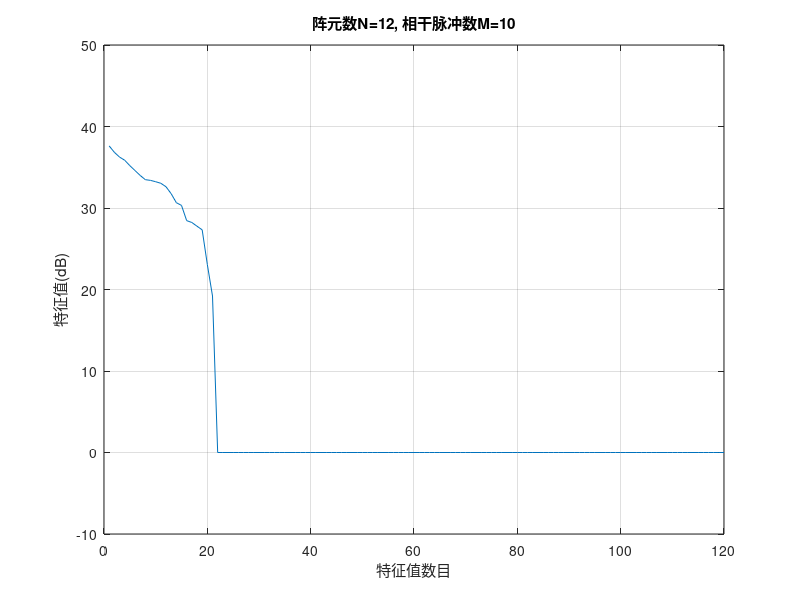
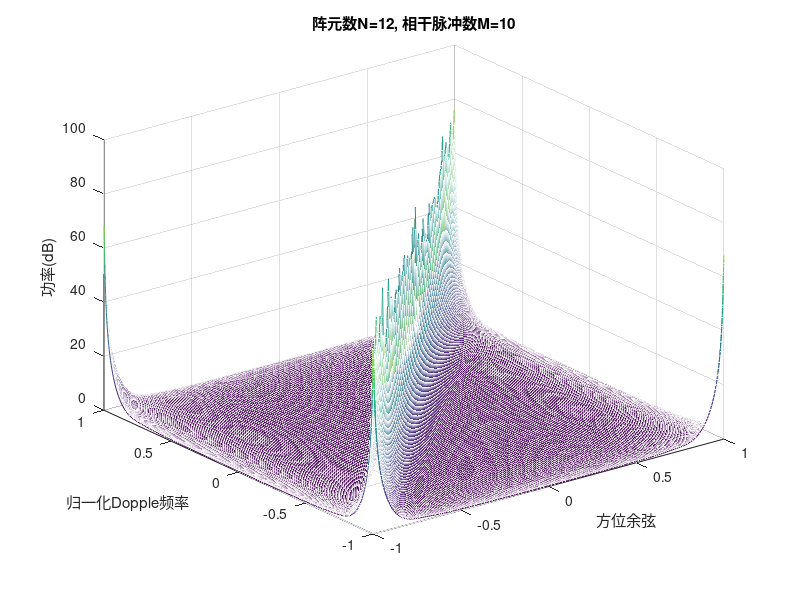
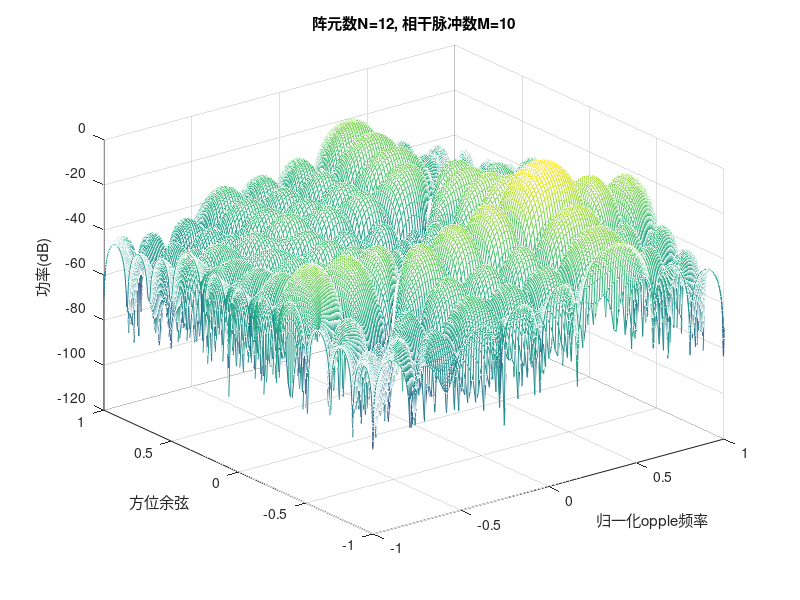
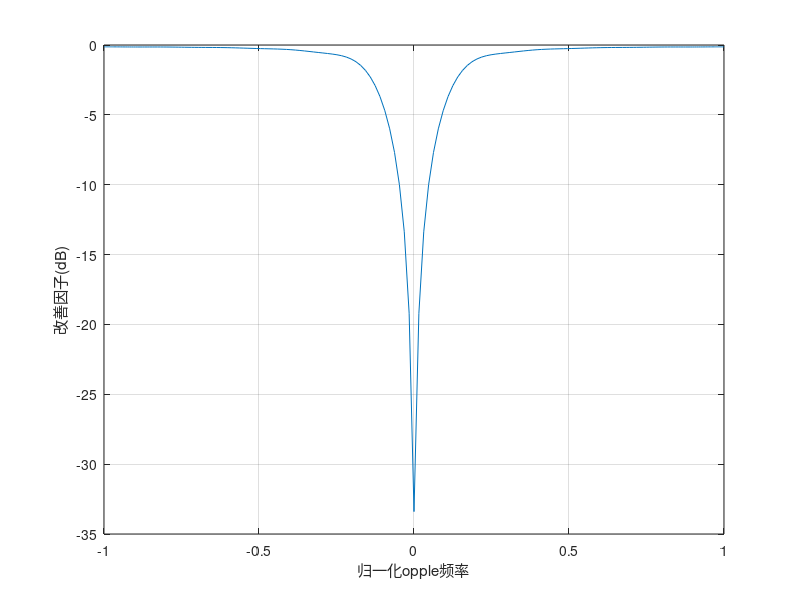

The MATLAB script that drew these images, in order:
%opt2d.m: 全自由度空时自适应处理
%--------------------------------------------------------------------------
%start         : 2004.11.04  AM 10:21   yunrisheng
%Latest change : 
%--------------------------------------------------------------------------

clear
tic
%杂波仿真参数
N = 12;                        % 阵元个数
M = 10;                        % 相干脉冲数
CNR = 30;                      % 杂噪比
beta = 1;                      % 杂波折叠系数(beta = 2*v*T/d)
sita_a = -90:.9:90.;         % 杂波单元个数               
sita = sita_a*pi/180;
[NN N_bin] = size(sita);
%目标参数
sita_t = -25;                  % 目标DOA
omiga_t = 0.4;                 % 目标Doppler
SNR = 0;                       % 信噪比

%空间导向矢量和时间导向矢量
%空间频率和Dopple频率满足 omiga_d = beta * omiga_s
omiga_s = pi*sin(sita);      
omiga_d = beta*omiga_s;       

aN = zeros(N,N_bin);
bN = zeros(M,N_bin);

aN = exp(-j*[0:N-1]'*omiga_s)./sqrt(N);
bN = exp(-j*[0:M-1]'*omiga_d)./sqrt(M);


%目标空时信号
aN_t = zeros(N,1);
bN_t = zeros(M,1);

aN_t = exp(-j*pi*[0:N-1]'*sin(sita_t*pi/180))/sqrt(N);
bN_t = exp(-j*pi*[0:M-1]'*omiga_t)/sqrt(M);

S_t = zeros(M*N,1);
S_t = kron(aN_t,bN_t);

%计算杂波协方差矩阵
R = zeros(M*N,M*N);                     
S = zeros(M*N,N_bin);                   
ksai = 10^(CNR/10)*(randn(1,N_bin)+j*randn(1,N_bin))/sqrt(2);               %服从正态分布的随机幅值，方差为1
for ii = 1:N_bin
    S(:,ii) = kron(aN(:,ii),bN(:,ii));  
    R = R + ksai(ii).*(S(:,ii)*S(:,ii)');       
end

%干扰协方差矩阵，杂噪比为30dB
R = R +eye(M*N);     %CNR = 30dB
inv_R = inv(R);                   %逆矩阵
%求特征值谱
[u s v] = svd(R);                       %特征值分解
figure(1);
plot(10*log10(diag(s)));
title('阵元数N=12, 相干脉冲数M=10');
axis([0 120 -10 50]);
xlabel('特征值数目');
ylabel('特征值(dB)');
grid on

P_f = zeros(N_bin,N_bin);
P_min_var = zeros(N_bin,N_bin);
%求杂波谱
for ii = 1:N_bin
    for jj = 1:N_bin
            SS = kron(aN(:,ii),bN(:,jj));
            P_f(ii,jj) = SS'*R*SS;        %傅氏谱
            P_min_var(ii,jj) = 1./(SS'*inv_R*SS);
    end
end        

%最小方差功率谱
figure(2)
mesh(sin(sita),omiga_d/pi,20*log10(abs(P_min_var)));
title('阵元数N=12, 相干脉冲数M=10');
xlabel('方位余弦');
ylabel('归一化Dopple频率');
zlabel('功率(dB)');
grid on
%空时最优权向量
w_opt = inv(R)*S_t./(S_t'*inv_R*S_t);   
%w_opt = inv(RR)*a_t;

%求最优空时响应
for ii = 1:N_bin
    for jj = 1:N_bin
        SSS = kron(aN(:,ii),bN(:,jj));
        res_opt(ii,jj) = SSS'*w_opt;
    end
end
                      
figure(3)
%[X,Y]=meshgrid(omiga_d/pi,sita_a);
mesh(omiga_d/pi,omiga_d/pi,10*log10(abs(res_opt).^2))
title('阵元数N=12, 相干脉冲数M=10');
xlabel('归一化opple频率');
ylabel('方位余弦');
zlabel('功率(dB)');
grid on
%求最优改善因子
for ii = 1:N_bin
    for jj = 1:N_bin
        SS = kron(aN(:,ii),bN(:,jj));
 %       IF(ii,jj) = SS'*inv_R*SS.*trace(R)./(SS'*SS);
        IF(ii,jj) = SS'*inv_R*SS./(SS'*SS);
    end
end
figure(4)
axis([-1 1 10 55]);
plot(omiga_d/pi,10*log10(abs(IF(101,:))));
xlabel('归一化opple频率');
ylabel('改善因子(dB)');
grid on

toc
